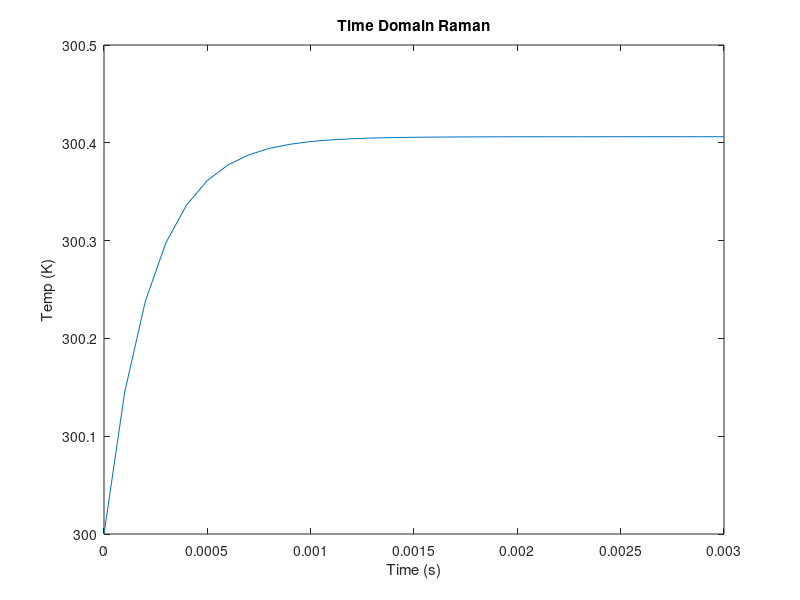

MATLAB code for this plot:
% https://www.mathworks.com/help/matlab/ref/integral.html
clc
clear all
close all

rho=2328; % kg/m^3                                   %Peter: 10960 to 2328 for silicon
cp=712; % J/kg*K                                      %237 to 712
k=150; % W/m*K                                          %8 to 150
alpha = k/(cp*rho);
kg = 0.024; % air W/m*K
alphag = 1.9e-5; % air m^2/s
x1 = 418.95e-6; % m
x2 = 438.88e-6; % m
L = 450e-6; % m cantilever length                  Peter:changed L from 450 to 439 and then changed back
D1 = 31e-6; % Spot size, m
D2 = 65.3e-6; % spot size, m
thick = 2.5e-6; % m
h = 22e-6;
vol = D1*D2*thick;
P0 = 7.9e-3;
g = P0/vol;
eps = 0.1;          % emissivity
sigma = 5.67e-8;    % Stephan-Boltzman Constant
T0 = 300;
f0 = 2;

%% Time domain Raman
error_series=1e-15;
sum_series=0;
delta_T=1;
m=1;
t = [0:0.0001:.003]; % Time                                                

while (delta_T>error_series)
        delta_T=(1/m^4/pi^4)*(1-exp(-m^2*pi^2*alpha*t/(L^2)))*...
            (cos(m*pi*x1/L) - cos(m*pi*x2/L))^2;                        %Peter: added a /L^2 in the exponential
        sum_series=sum_series+delta_T;
        m=m+1;
end

% top = (1/m^4/pi^4)*(1-exp(-m^2*pi^2*alpha*t))*(cos(m*pi*x1/L) - cos(m*pi*x2/L))^2;
% bottom = (1/m^4/pi^4)*(cos(m*pi*x1/L) - cos(m*pi*x2/L))^2;
% theta_s = top/bottom;
% sum = (1/m^4/pi^4)*(1-exp(-m^2*pi^2*alpha*t))*(cos(m*pi*x1/L) - cos(m*pi*x2/L))^2;

theta = (2*g*L^3)/((x2-x1)*k) * sum_series;
T = theta + T0;

figure;
plot(t,T);
xlabel('Time (s)')
ylabel('Temp (K)')
title('Time Domain Raman')